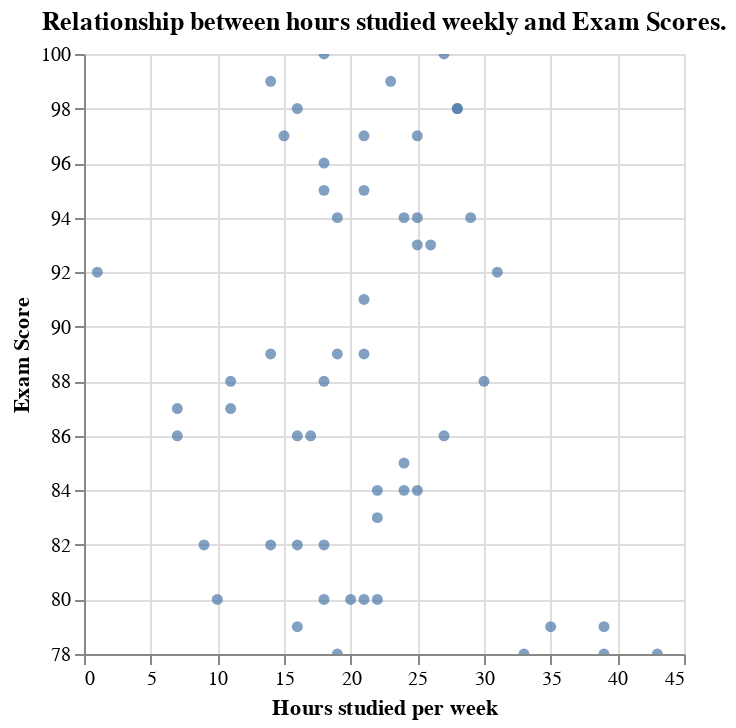

Notebook code for this chart:
### Code cell
filter_study_exam_plot = alt.Chart(filter_study_exam).mark_circle().encode(
    x=alt.X("Hours_Studied").title("Hours studied per week"),
    y=alt.Y("Exam_Score").title("Exam Score").scale(zero=False),
    tooltip=["Hours_Studied", "Exam_Score"]
).properties(
    title="Relationship between hours studied weekly and Exam Scores.").interactive()
filter_study_exam_plot

### Figure 1 — Vega specification as saved in the notebook (floating-point values rounded to 4 significant figures)
{"$schema": "https://vega.github.io/schema/vega/v5.json", "data": [{"name": "param_16_store"}, {"name": "source_0", "values": [{"Exam_Score": 100, "Hours_Studied": 18}, {"Exam_Score": 79, "Hours_Studied": 35}, {"Exam_Score": 78, "Hours_Studied": 43}, {"Exam_Score": 89, "Hours_Studied": 19}, {"Exam_Score": 86, "Hours_Studied": 17}, {"Exam_Score": 97, "Hours_Studied": 15}, {"Exam_Score": 83, "Hours_Studied": 22}, {"Exam_Score": 84, "Hours_Studied": 22}, {"Exam_Score": 80, "Hours_Studied": 20}, {"Exam_Score": 94, "Hours_Studied": 24}, {"Exam_Score": 94, "Hours_Studied": 29}, {"Exam_Score": 97, "Hours_Studied": 21}, {"Exam_Score": 80, "Hours_Studied": 22}, {"Exam_Score": 89, "Hours_Studied": 14}, {"Exam_Score": 92, "Hours_Studied": 31}, {"Exam_Score": 82, "Hours_Studied": 9}, {"Exam_Score": 100, "Hours_Studied": 27}, {"Exam_Score": 88, "Hours_Studied": 30}, {"Exam_Score": 89, "Hours_Studied": 21}, {"Exam_Score": 80, "Hours_Studied": 10}, {"Exam_Score": 79, "Hours_Studied": 39}, {"Exam_Score": 84, "Hours_Studied": 24}, {"Exam_Score": 91, "Hours_Studied": 21}, {"Exam_Score": 86, "Hours_Studied": 27}, {"Exam_Score": 99, "Hours_Studied": 23}, {"Exam_Score": 88, "Hours_Studied": 18}, {"Exam_Score": 78, "Hours_Studied": 19}, {"Exam_Score": 87, "Hours_Studied": 7}, {"Exam_Score": 87, "Hours_Studied": 11}, {"Exam_Score": 88, "Hours_Studied": 11}, {"Exam_Score": 82, "Hours_Studied": 14}, {"Exam_Score": 94, "Hours_Studied": 19}, {"Exam_Score": 86, "Hours_Studied": 7}, {"Exam_Score": 86, "Hours_Studied": 16}, {"Exam_Score": 96, "Hours_Studied": 18}, {"Exam_Score": 99, "Hours_Studied": 14}, {"Exam_Score": 78, "Hours_Studied": 39}, {"Exam_Score": 82, "Hours_Studied": 18}, {"Exam_Score": 84, "Hours_Studied": 25}, {"Exam_Score": 98, "Hours_Studied": 28}, {"Exam_Score": 78, "Hours_Studied": 33}, {"Exam_Score": 80, "Hours_Studied": 21}, {"Exam_Score": 95, "Hours_Studied": 21}, {"Exam_Score": 85, "Hours_Studied": 24}, {"Exam_Score": 94, "Hours_Studied": 25}, {"Exam_Score": 93, "Hours_Studied": 26}, {"Exam_Score": 93, "Hours_Studied": 25}, {"Exam_Score": 82, "Hours_Studied": 16}, {"Exam_Score": 92, "Hours_Studied": 1}, {"Exam_Score": 79, "Hours_Studied": 16}, {"Exam_Score": 97, "Hours_Studied": 25}, {"Exam_Score": 80, "Hours_Studied": 18}, {"Exam_Score": 98, "Hours_Studied": 28}, {"Exam_Score": 98, "Hours_Studied": 16}, {"Exam_Score": 95, "Hours_Studied": 18}]}, {"name": "source_0_x_domain_Hours_Studied", "values": [{"min": 1, "max": 43}]}, {"name": "source_0_y_domain_Exam_Score", "values": [{"min": 78, "max": 100}]}], "signals": [{"name": "unit", "value": {}, "on": [{"events": "pointermove", "update": "isTuple(group()) ? group() : unit"}]}, {"name": "param_16", "update": "vlSelectionResolve(\"param_16_store\", \"union\")"}, {"name": "param_16_Hours_Studied", "on": [{"events": [{"source": "view", "type": "dblclick"}], "update": "null"}, {"events": {"signal": "param_16_translate_delta"}, "update": "panLinear(param_16_translate_anchor.extent_x, -param_16_translate_delta.x / width)"}, {"events": {"signal": "param_16_zoom_delta"}, "update": "zoomLinear(domain(\"x\"), param_16_zoom_anchor.x, param_16_zoom_delta)"}]}, {"name": "param_16_Exam_Score", "on": [{"events": [{"source": "view", "type": "dblclick"}], "update": "null"}, {"events": {"signal": "param_16_translate_delta"}, "update": "panLinear(param_16_translate_anchor.extent_y, param_16_translate_delta.y / height)"}, {"events": {"signal": "param_16_zoom_delta"}, "update": "zoomLinear(domain(\"y\"), param_16_zoom_anchor.y, param_16_zoom_delta)"}]}, {"name": "param_16_tuple", "on": [{"events": [{"signal": "param_16_Hours_Studied || param_16_Exam_Score"}], "update": "param_16_Hours_Studied && param_16_Exam_Score ? {unit: \"\", fields: param_16_tuple_fields, values: [param_16_Hours_Studied,param_16_Exam_Score]} : null"}]}, {"name": "param_16_tuple_fields", "value": [{"field": "Hours_Studied", "channel": "x", "type": "R"}, {"field": "Exam_Score", "channel": "y", "type": "R"}]}, {"name": "param_16_translate_anchor", "value": {}, "on": [{"events": [{"source": "scope", "type": "pointerdown"}], "update": "{x: x(unit), y: y(unit), extent_x: domain(\"x\"), extent_y: domain(\"y\")}"}]}, {"name": "param_16_translate_delta", "value": {}, "on": [{"events": [{"source": "window", "between": [{"source": "scope", "type": "pointerdown"}, {"source": "window", "type": "pointerup"}], "consume": true, "type": "pointermove"}], "update": "{x: param_16_translate_anchor.x - x(unit), y: param_16_translate_anchor.y - y(unit)}"}]}, {"name": "param_16_zoom_anchor", "on": [{"events": [{"source": "scope", "type": "wheel", "consume": true}], "update": "{x: invert(\"x\", x(unit)), y: invert(\"y\", y(unit))}"}]}, {"name": "param_16_zoom_delta", "on": [{"events": [{"source": "scope", "type": "wheel", "consume": true}], "update": "pow(1.001, event.deltaY * pow(16, event.deltaMode))", "force": true}]}, {"name": "param_16_modify", "on": [{"events": {"signal": "param_16_tuple"}, "update": "modify(\"param_16_store\", param_16_tuple, true)"}]}], "marks": [{"type": "symbol", "name": "marks", "from": {"data": "source_0"}, "encode": {"update": {"x": {"field": "Hours_Studied", "scale": "x"}, "shape": {"value": "circle"}, "fill": {"value": "#4c78a8"}, "y": {"field": "Exam_Score", "scale": "y"}, "tooltip": {"signal": "{\"Hours_Studied\": format(datum[\"Hours_Studied\"], \"\"), \"Exam_Score\": format(datum[\"Exam_Score\"], \"\")}"}, "opacity": {"value": 0.7}}}, "interactive": true, "clip": true, "style": ["circle"]}], "scales": [{"name": "x", "type": "linear", "domain": [{"signal": "(data(\"source_0_x_domain_Hours_Studied\")[0] || {}).min"}, {"signal": "(data(\"source_0_x_domain_Hours_Studied\")[0] || {}).max"}], "range": [0, {"signal": "width"}], "zero": true, "domainRaw": {"signal": "param_16[\"Hours_Studied\"]"}, "nice": true}, {"name": "y", "type": "linear", "domain": [{"signal": "(data(\"source_0_y_domain_Exam_Score\")[0] || {}).min"}, {"signal": "(data(\"source_0_y_domain_Exam_Score\")[0] || {}).max"}], "range": [{"signal": "height"}, 0], "nice": true, "zero": false, "domainRaw": {"signal": "param_16[\"Exam_Score\"]"}}], "axes": [{"scale": "x", "ticks": false, "aria": false, "grid": true, "orient": "bottom", "minExtent": 0, "domain": false, "tickCount": {"signal": "ceil(width/40)"}, "zindex": 0, "labels": false, "maxExtent": 0, "gridScale": "y"}, {"scale": "y", "gridScale": "x", "labels": false, "maxExtent": 0, "ticks": false, "grid": true, "zindex": 0, "aria": false, "domain": false, "tickCount": {"signal": "ceil(height/40)"}, "orient": "left", "minExtent": 0}, {"scale": "x", "grid": false, "orient": "bottom", "title": "Hours studied per week", "labelFlush": true, "zindex": 0, "labelOverlap": true, "tickCount": {"signal": "ceil(width/40)"}}, {"scale": "y", "title": "Exam Score", "labelOverlap": true, "tickCount": {"signal": "ceil(height/40)"}, "orient": "left", "zindex": 0, "grid": false}], "title": {"text": "Relationship between hours studied weekly and Exam Scores.", "frame": "group"}, "height": 300, "width": 300, "padding": 5, "style": "cell", "background": "white"}
